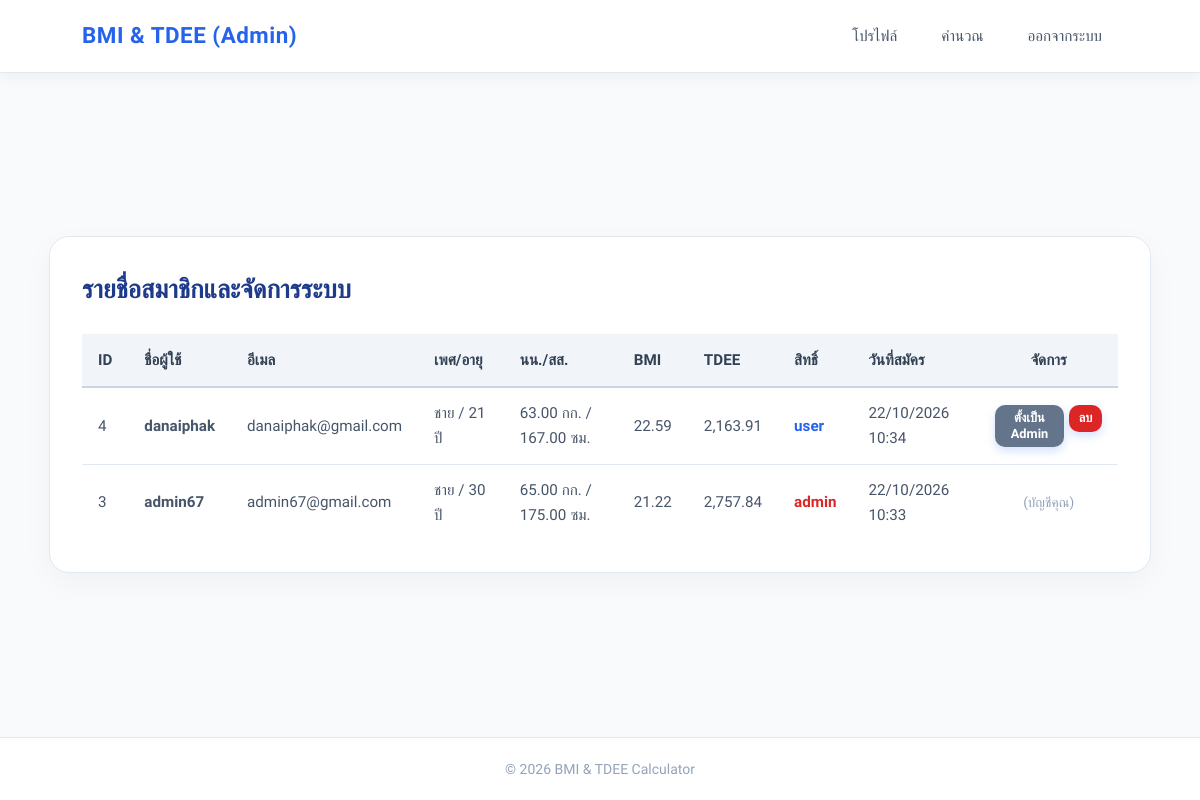
The app's page /admin.php (signed in), older data.
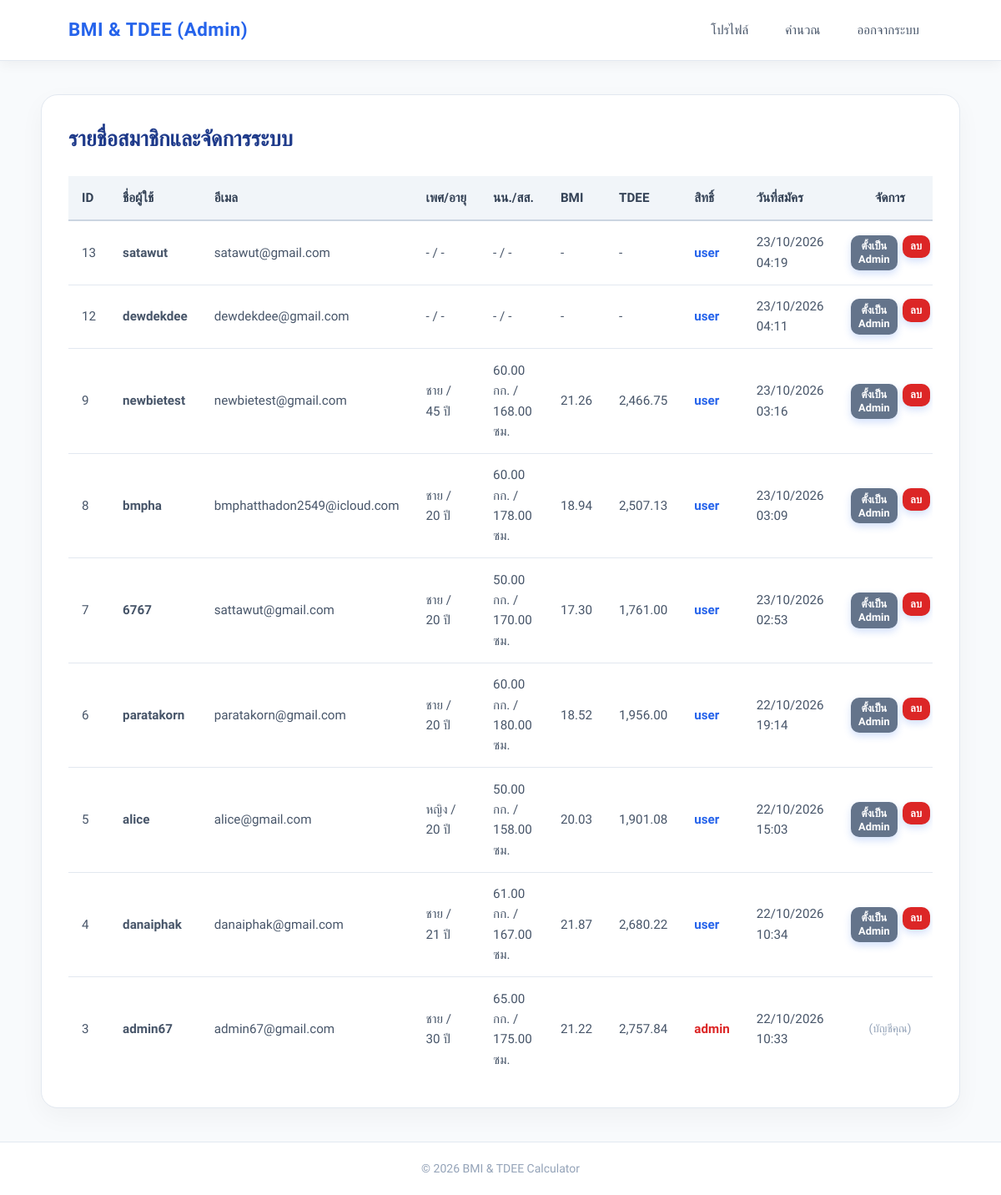
The same page, newer data.
### tables this page shows
CREATE TABLE `user` (
  `user_id` int(11) NOT NULL,
  `user_name` varchar(100) NOT NULL,
  `user_email` varchar(100) NOT NULL,
  `phone_number` varchar(15) NOT NULL,
  `user_password` varchar(255) NOT NULL,
  `user_role` enum('user','admin') NOT NULL DEFAULT 'user',
  `user_gender` enum('male','female') DEFAULT NULL,
  `user_age` int(11) DEFAULT NULL,
  `user_weight` decimal(5,2) DEFAULT NULL,
  `user_height` decimal(5,2) DEFAULT NULL,
  `user_activity_level` decimal(4,3) DEFAULT NULL,
  `user_bmi` decimal(4,2) DEFAULT NULL,
  `user_bmr` decimal(6,2) DEFAULT NULL,
  `user_tdee` decimal(6,2) DEFAULT NULL,
  `created_at` timestamp NOT NULL DEFAULT current_timestamp(),
  `updated_at` timestamp NULL DEFAULT NULL ON UPDATE current_timestamp(),
  `user_goal` enum('lose','maintain','gain') DEFAULT NULL,
  `user_target_calories` decimal(6,2) DEFAULT NULL,
  `user_bmi_category` varchar(50) DEFAULT NULL
);

### admin.php (the view, shortened to what this page needs)
<?php
require_once "db.php";
$sql = "SELECT user_id, user_name, user_email, user_gender, user_age, user_weight, user_height, user_bmi, user_tdee, user_role, created_at FROM user ORDER BY user_id DESC";
$result = $conn->query($sql);
?>
<!DOCTYPE html>
<html lang="th">
<head>
    <link rel="stylesheet" href="style.css">
</head>
<body>
    <header>
        <nav class="navbar">
            <a href="index.php" class="logo">BMI & TDEE (Admin)</a>
            <div class="nav-links">
                <a href="profile.php">โปรไฟล์</a>
                <a href="calculate.php">คำนวณ</a>
                <a href="logout.php">ออกจากระบบ</a>
            </div>
        </nav>
    </header>
    <main style="max-width: 1150px;">
        <section class="admin-container">
            <h1>รายชื่อสมาชิกและจัดการระบบ</h1>
            <div class="table-responsive">
                <table class="admin-table">
                    <thead>
                        <tr>
                            <th>ID</th>
                            <th>ชื่อผู้ใช้</th>
                            <th>อีเมล</th>
                            <th>เพศ/อายุ</th>
                            <th>นน./สส.</th>
                            <th>BMI</th>
                            <th>TDEE</th>
                            <th>สิทธิ์</th>
                            <th>วันที่สมัคร</th>
                            <th style="text-align: center;">จัดการ</th>
                        </tr>
                    </thead>
                    <tbody>
                        <?php if ($result && $result->num_rows > 0): ?>
                            <?php while ($row = $result->fetch_assoc()): ?>
                                <tr>
                                    <td><?= htmlspecialchars((string)$row["user_id"]) ?></td>
                                    <td><strong><?= htmlspecialchars($row["user_name"]) ?></strong></td>
                                    <td><?= htmlspecialchars($row["user_email"]) ?></td>
                                    <td>
                                        <?= ($row["user_gender"] === "male" ? "ชาย" : ($row["user_gender"] === "female" ? "หญิง" : "-")) ?> /
                                        <?= $row["user_age"] ? htmlspecialchars((string)$row["user_age"]) . " ปี" : "-" ?>
                                    </td>
                                    <td>
                                        <?= $row["user_weight"] ? htmlspecialchars((string)$row["user_weight"]) . " กก." : "-" ?> /
                                        <?= $row["user_height"] ? htmlspecialchars((string)$row["user_height"]) . " ซม." : "-" ?>
                                    </td>
                                    <td><?= $row["user_bmi"] ? number_format($row["user_bmi"], 2) : "-" ?></td>
                                    <td><?= $row["user_tdee"] ? number_format($row["user_tdee"], 2) : "-" ?></td>
                                    <td>
                                        <span style="font-weight: 600; color: <?= $row["user_role"] === 'admin' ? '#dc2626' : '#2563eb' ?>;">
                                            <?= htmlspecialchars($row["user_role"]) ?>
                                        </span>
                                    </td>
                                    <td><?= date("d/m/Y H:i", strtotime($row["created_at"])) ?></td>
                                    <td>
                                        <?php if ((int)$row["user_id"] !== (int)$_SESSION["user_id"]): ?>
                                            <div style="display: flex; gap: 0.35rem; justify-content: center;">
                                                <form action="admin.php" method="POST" style="display:inline;">
                                                    <button type="submit" class="btn" style="padding: 0.35rem 0.6rem; font-size: 0.8rem; margin: 0; background-color: #64748b;">
                                                        <?= $row["user_role"] === "admin" ? "ลดสิทธิ์" : "ตั้งเป็น Admin" ?>
                                                    </button>
                                                </form>
                                                <form action="admin.php" method="POST" style="display:inline;" onsubmit="return confirm('ยืนยันการลบผู้ใช้นี้หรือไม่? ข้อมูลจะไม่สามารถกู้คืนได้');">
                                                    <button type="submit" class="btn" style="padding: 0.35rem 0.6rem; font-size: 0.8rem; margin: 0; background-color: #dc2626;">
                                                        ลบ
                                                    </button>
                                                </form>
                                            </div>
                                        <?php else: ?>
                                            <span style="color: #94a3b8; font-size: 0.85rem; text-align: center; display: block;">(บัญชีคุณ)</span>
                                        <?php endif; ?>
                                    </td>
                                </tr>
                            <?php endwhile; ?>
                        <?php endif; ?>
                    </tbody>
                </table>
            </div>
        </section>
    </main>
    <footer>
        <p>&copy; <?= date("Y") ?> BMI & TDEE Calculator</p>
    </footer>
</body>
</html>

### style.css (style rules this page uses)
* { margin: 0; padding: 0; box-sizing: border-box; font-family: 'Prompt', sans-serif; }
body { background-color: #f8fafc; color: #334155; line-height: 1.6; display: flex; flex-direction: column; min-height: 100vh; }
header { background-color: #ffffff; box-shadow: 0 4px 15px rgba(0, 0, 0, 0.05); position: sticky; top: 0; z-index: 100; border-bottom: 1px solid #e2e8f0; }
.navbar { max-width: 1100px; margin: 0 auto; display: flex; justify-content: space-between; align-items: center; padding: 1rem 2rem; }
.logo { font-size: 1.4rem; font-weight: 700; color: #2563eb; text-decoration: none; letter-spacing: 0.5px; }
.nav-links { display: flex; align-items: center; gap: 0.75rem; }
.nav-links a { text-decoration: none; color: #475569; font-weight: 500; font-size: 0.95rem; padding: 0.5rem 1rem; border-radius: 8px; transition: all 0.25s ease; }
main { flex: 1; max-width: 1100px; width: 100%; margin: 0 auto; padding: 2.5rem 1.5rem; display: flex; flex-direction: column; align-items: center; justify-content: center; }
.btn, button.btn, a.btn { display: block; width: 100%; padding: 0.85rem 1.5rem; font-size: 1rem; font-weight: 600; color: #ffffff !important; background-color: #2563eb; border: none; border-radius: 10px; text-decoration: none; text-align: center; cursor: pointer; box-shadow: 0 4px 10px rgba(37, 99, 235, 0.2); transition: all 0.25s ease; margin-top: 0.75rem; }
.admin-container { background-color: #ffffff; width: 100%; padding: 2rem; border-radius: 20px; box-shadow: 0 10px 30px rgba(0, 0, 0, 0.04); border: 1px solid #e2e8f0; }
.admin-container h1 { font-size: 1.6rem; color: #1e3a8a; margin-bottom: 1.5rem; font-weight: 700; }
.table-responsive { width: 100%; overflow-x: auto; }
.admin-table { width: 100%; border-collapse: collapse; font-size: 0.95rem; text-align: left; }
.admin-table th { background-color: #f1f5f9; color: #334155; font-weight: 600; padding: 0.85rem 1rem; border-bottom: 2px solid #cbd5e1; white-space: nowrap; }
.admin-table td { padding: 0.85rem 1rem; border-bottom: 1px solid #e2e8f0; color: #475569; }
.admin-table tbody tr:last-child td { border-bottom: none; }
footer { background-color: #ffffff; text-align: center; padding: 1.25rem; border-top: 1px solid #e2e8f0; color: #94a3b8; font-size: 0.875rem; }

Row changes from the older to the newer data that the page shows:
added user: user_id "13", user_name "satawut", user_email "satawut@gmail.com", user_role "user", created_at "23/10/2026 04:19", shows "ตั้งเป็น Admin"
added user: user_id "12", user_name "dewdekdee", user_email "dewdekdee@gmail.com", user_role "user", created_at "23/10/2026 04:11", shows "ตั้งเป็น Admin"
added user: user_id "9", user_name "newbietest", user_email "newbietest@gmail.com", user_gender "ชาย", user_age "45", user_weight "60.00", user_height "168.00", user_bmi "21.26", user_tdee "2,466.75", user_role "user", created_at "23/10/2026 03:16", shows "ตั้งเป็น Admin"
added user: user_id "8", user_name "bmpha", user_email "bmphatthadon2549@icloud.com", user_gender "ชาย", user_age "20", user_weight "60.00", user_height "178.00", user_bmi "18.94", user_tdee "2,507.13", user_role "user", created_at "23/10/2026 03:09", shows "ตั้งเป็น Admin"
added user: user_id "7", user_name "6767", user_email "sattawut@gmail.com", user_gender "ชาย", user_age "20", user_weight "50.00", user_height "170.00", user_bmi "17.30", user_tdee "1,761.00", user_role "user", created_at "23/10/2026 02:53", shows "ตั้งเป็น Admin"
added user: user_id "6", user_name "paratakorn", user_email "paratakorn@gmail.com", user_gender "ชาย", user_age "20", user_weight "60.00", user_height "180.00", user_bmi "18.52", user_tdee "1,956.00", user_role "user", created_at "22/10/2026 19:14", shows "ตั้งเป็น Admin"
added user: user_id "5", user_name "alice", user_email "alice@gmail.com", user_gender "หญิง", user_age "20", user_weight "50.00", user_height "158.00", user_bmi "20.03", user_tdee "1,901.08", user_role "user", created_at "22/10/2026 15:03", shows "ตั้งเป็น Admin"
changed user "danaiphak": user_weight "63.00" → "61.00"; user_bmi "22.59" → "21.87"; user_tdee "2,163.91" → "2,680.22"
